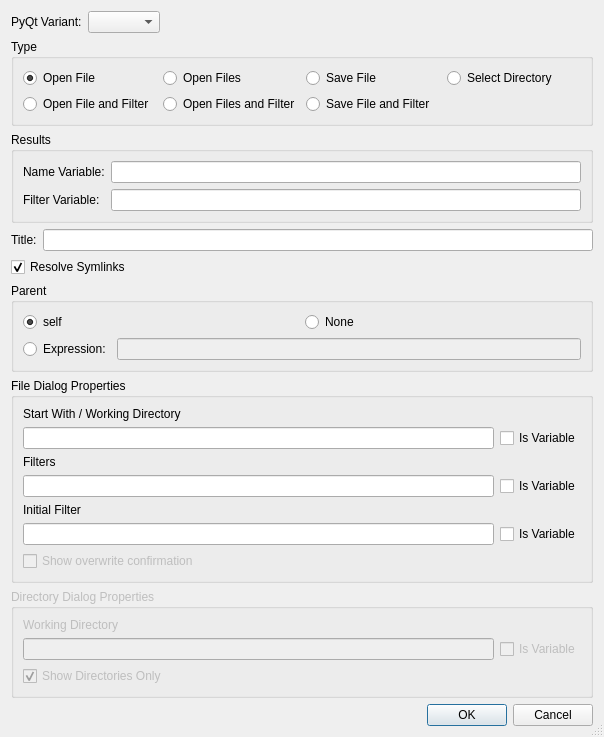
<?xml version="1.0" encoding="UTF-8"?>
<ui version="4.0">
 <class>FileDialogWizardDialog</class>
 <widget class="QDialog" name="FileDialogWizardDialog">
  <property name="geometry">
   <rect>
    <x>0</x>
    <y>0</y>
    <width>604</width>
    <height>660</height>
   </rect>
  </property>
  <property name="windowTitle">
   <string>QFileDialog Wizard</string>
  </property>
  <property name="sizeGripEnabled">
   <bool>true</bool>
  </property>
  <layout class="QVBoxLayout" name="verticalLayout">
   <item>
    <layout class="QHBoxLayout" name="horizontalLayout">
     <item>
      <widget class="QLabel" name="label">
       <property name="text">
        <string>PyQt Variant:</string>
       </property>
      </widget>
     </item>
     <item>
      <widget class="QComboBox" name="pyqtComboBox"/>
     </item>
     <item>
      <spacer name="horizontalSpacer">
       <property name="orientation">
        <enum>Qt::Horizontal</enum>
       </property>
       <property name="sizeHint" stdset="0">
        <size>
         <width>40</width>
         <height>20</height>
        </size>
       </property>
      </spacer>
     </item>
    </layout>
   </item>
   <item>
    <widget class="QGroupBox" name="typeGroupBox">
     <property name="title">
      <string>Type</string>
     </property>
     <layout class="QGridLayout" name="gridLayout">
      <item row="0" column="0">
       <widget class="QRadioButton" name="rOpenFile">
        <property name="toolTip">
         <string>Select to create an 'Open File' dialog</string>
        </property>
        <property name="text">
         <string>Open File</string>
        </property>
        <property name="checked">
         <bool>true</bool>
        </property>
       </widget>
      </item>
      <item row="0" column="1">
       <widget class="QRadioButton" name="rOpenFiles">
        <property name="toolTip">
         <string>Select to create an 'Open Files' dialog</string>
        </property>
        <property name="text">
         <string>Open Files</string>
        </property>
       </widget>
      </item>
      <item row="0" column="2">
       <widget class="QRadioButton" name="rSaveFile">
        <property name="toolTip">
         <string>Select to create a 'Save File' dialog</string>
        </property>
        <property name="text">
         <string>Save File</string>
        </property>
       </widget>
      </item>
      <item row="0" column="3">
       <widget class="QRadioButton" name="rDirectory">
        <property name="toolTip">
         <string>Select to create a 'Select Directory' dialog</string>
        </property>
        <property name="text">
         <string>Select Directory</string>
        </property>
       </widget>
      </item>
      <item row="1" column="0">
       <widget class="QRadioButton" name="rfOpenFile">
        <property name="toolTip">
         <string>Select to create an 'Open File' dialog capturing the selected filter</string>
        </property>
        <property name="text">
         <string>Open File and Filter</string>
        </property>
        <property name="checked">
         <bool>false</bool>
        </property>
       </widget>
      </item>
      <item row="1" column="1">
       <widget class="QRadioButton" name="rfOpenFiles">
        <property name="toolTip">
         <string>Select to create an 'Open Files' dialog capturing the selected filter</string>
        </property>
        <property name="text">
         <string>Open Files and Filter</string>
        </property>
       </widget>
      </item>
      <item row="1" column="2">
       <widget class="QRadioButton" name="rfSaveFile">
        <property name="toolTip">
         <string>Select to create a 'Save File' dialog capturing the selected filter</string>
        </property>
        <property name="text">
         <string>Save File and Filter</string>
        </property>
       </widget>
      </item>
     </layout>
    </widget>
   </item>
   <item>
    <widget class="QGroupBox" name="groupBox">
     <property name="title">
      <string>Results</string>
     </property>
     <layout class="QGridLayout" name="gridLayout_4">
      <item row="0" column="0">
       <widget class="QLabel" name="label_2">
        <property name="text">
         <string>Name Variable:</string>
        </property>
       </widget>
      </item>
      <item row="0" column="1">
       <widget class="QLineEdit" name="eNameVariable"/>
      </item>
      <item row="1" column="0">
       <widget class="QLabel" name="lFilterVariable">
        <property name="text">
         <string>Filter Variable:</string>
        </property>
       </widget>
      </item>
      <item row="1" column="1">
       <widget class="QLineEdit" name="eFilterVariable"/>
      </item>
     </layout>
    </widget>
   </item>
   <item>
    <layout class="QHBoxLayout" name="horizontalLayout_3">
     <item>
      <widget class="QLabel" name="TextLabel1">
       <property name="text">
        <string>Title:</string>
       </property>
      </widget>
     </item>
     <item>
      <widget class="QLineEdit" name="eCaption">
       <property name="toolTip">
        <string>Enter the title text</string>
       </property>
      </widget>
     </item>
    </layout>
   </item>
   <item>
    <widget class="QCheckBox" name="cSymlinks">
     <property name="toolTip">
      <string>Check to resolve symbolic links</string>
     </property>
     <property name="text">
      <string>Resolve Symlinks</string>
     </property>
     <property name="checked">
      <bool>true</bool>
     </property>
    </widget>
   </item>
   <item>
    <widget class="QGroupBox" name="parentGroup">
     <property name="title">
      <string>Parent</string>
     </property>
     <layout class="QGridLayout" name="gridLayout_3">
      <item row="0" column="0">
       <widget class="QRadioButton" name="parentSelf">
        <property name="toolTip">
         <string>Select &quot;self&quot; as parent</string>
        </property>
        <property name="text">
         <string>self</string>
        </property>
        <property name="checked">
         <bool>true</bool>
        </property>
       </widget>
      </item>
      <item row="0" column="1">
       <widget class="QRadioButton" name="parentNone">
        <property name="toolTip">
         <string>Select &quot;None&quot; as parent</string>
        </property>
        <property name="text">
         <string>None</string>
        </property>
       </widget>
      </item>
      <item row="1" column="0" colspan="2">
       <layout class="QHBoxLayout" name="horizontalLayout_2">
        <item>
         <widget class="QRadioButton" name="parentOther">
          <property name="toolTip">
           <string>Select to enter a parent expression</string>
          </property>
          <property name="text">
           <string>Expression:</string>
          </property>
         </widget>
        </item>
        <item>
         <widget class="QLineEdit" name="parentEdit">
          <property name="enabled">
           <bool>false</bool>
          </property>
          <property name="toolTip">
           <string>Enter the parent expression</string>
          </property>
         </widget>
        </item>
       </layout>
      </item>
     </layout>
    </widget>
   </item>
   <item>
    <widget class="QGroupBox" name="filePropertiesGroup">
     <property name="title">
      <string>File Dialog Properties</string>
     </property>
     <layout class="QGridLayout" name="gridLayout_2">
      <item row="0" column="0" colspan="2">
       <widget class="QLabel" name="TextLabel3">
        <property name="text">
         <string>Start With / Working Directory</string>
        </property>
       </widget>
      </item>
      <item row="1" column="0">
       <widget class="QLineEdit" name="eStartWith">
        <property name="toolTip">
         <string>Enter the working directory or a filename</string>
        </property>
       </widget>
      </item>
      <item row="1" column="1">
       <widget class="QCheckBox" name="cStartWith">
        <property name="toolTip">
         <string>Check this if the contents of the edit names a variable or variable function</string>
        </property>
        <property name="text">
         <string>Is Variable</string>
        </property>
       </widget>
      </item>
      <item row="2" column="0" colspan="2">
       <widget class="QLabel" name="TextLabel2">
        <property name="text">
         <string>Filters</string>
        </property>
       </widget>
      </item>
      <item row="3" column="0">
       <widget class="QLineEdit" name="eFilters">
        <property name="toolTip">
         <string>Enter the filter specifications separated by ';;'</string>
        </property>
       </widget>
      </item>
      <item row="3" column="1">
       <widget class="QCheckBox" name="cFilters">
        <property name="toolTip">
         <string>Check this if the contents of the edit names a variable or variable function</string>
        </property>
        <property name="text">
         <string>Is Variable</string>
        </property>
       </widget>
      </item>
      <item row="4" column="0" colspan="2">
       <widget class="QLabel" name="lInitialFilter">
        <property name="text">
         <string>Initial Filter</string>
        </property>
       </widget>
      </item>
      <item row="5" column="0">
       <widget class="QLineEdit" name="eInitialFilter">
        <property name="toolTip">
         <string>Enter the initial filter</string>
        </property>
       </widget>
      </item>
      <item row="5" column="1">
       <widget class="QCheckBox" name="cInitialFilter">
        <property name="toolTip">
         <string>Check this if the contents of the edit names a variable or variable function</string>
        </property>
        <property name="text">
         <string>Is Variable</string>
        </property>
       </widget>
      </item>
      <item row="6" column="0" colspan="2">
       <widget class="QCheckBox" name="cConfirmOverwrite">
        <property name="enabled">
         <bool>false</bool>
        </property>
        <property name="toolTip">
         <string>Select to show an overwrite confirmation dialog</string>
        </property>
        <property name="text">
         <string>Show overwrite confirmation</string>
        </property>
       </widget>
      </item>
     </layout>
    </widget>
   </item>
   <item>
    <widget class="QGroupBox" name="dirPropertiesGroup">
     <property name="enabled">
      <bool>false</bool>
     </property>
     <property name="title">
      <string>Directory Dialog Properties</string>
     </property>
     <layout class="QGridLayout">
      <item row="1" column="0">
       <widget class="QLineEdit" name="eWorkDir">
        <property name="toolTip">
         <string>Enter the working directory</string>
        </property>
       </widget>
      </item>
      <item row="0" column="0" colspan="2">
       <widget class="QLabel" name="TextLabel4">
        <property name="text">
         <string>Working Directory</string>
        </property>
       </widget>
      </item>
      <item row="1" column="1">
       <widget class="QCheckBox" name="cWorkDir">
        <property name="toolTip">
         <string>Check this if the contents of the edit names a variable or variable function</string>
        </property>
        <property name="text">
         <string>Is Variable</string>
        </property>
       </widget>
      </item>
      <item row="2" column="0" colspan="2">
       <widget class="QCheckBox" name="cDirOnly">
        <property name="toolTip">
         <string>Check to display directories only</string>
        </property>
        <property name="text">
         <string>Show Directories Only</string>
        </property>
        <property name="checked">
         <bool>true</bool>
        </property>
       </widget>
      </item>
     </layout>
    </widget>
   </item>
   <item>
    <widget class="QDialogButtonBox" name="buttonBox">
     <property name="orientation">
      <enum>Qt::Horizontal</enum>
     </property>
     <property name="standardButtons">
      <set>QDialogButtonBox::Cancel|QDialogButtonBox::Ok</set>
     </property>
    </widget>
   </item>
  </layout>
 </widget>
 <pixmapfunction>qPixmapFromMimeSource</pixmapfunction>
 <tabstops>
  <tabstop>pyqtComboBox</tabstop>
  <tabstop>rOpenFile</tabstop>
  <tabstop>rOpenFiles</tabstop>
  <tabstop>rSaveFile</tabstop>
  <tabstop>rDirectory</tabstop>
  <tabstop>rfOpenFile</tabstop>
  <tabstop>rfOpenFiles</tabstop>
  <tabstop>rfSaveFile</tabstop>
  <tabstop>eNameVariable</tabstop>
  <tabstop>eFilterVariable</tabstop>
  <tabstop>eCaption</tabstop>
  <tabstop>cSymlinks</tabstop>
  <tabstop>parentSelf</tabstop>
  <tabstop>parentNone</tabstop>
  <tabstop>parentOther</tabstop>
  <tabstop>parentEdit</tabstop>
  <tabstop>eStartWith</tabstop>
  <tabstop>cStartWith</tabstop>
  <tabstop>eFilters</tabstop>
  <tabstop>cFilters</tabstop>
  <tabstop>eInitialFilter</tabstop>
  <tabstop>cInitialFilter</tabstop>
  <tabstop>cConfirmOverwrite</tabstop>
  <tabstop>eWorkDir</tabstop>
  <tabstop>cWorkDir</tabstop>
  <tabstop>cDirOnly</tabstop>
  <tabstop>buttonBox</tabstop>
 </tabstops>
 <resources/>
 <connections>
  <connection>
   <sender>buttonBox</sender>
   <signal>accepted()</signal>
   <receiver>FileDialogWizardDialog</receiver>
   <slot>accept()</slot>
   <hints>
    <hint type="sourcelabel">
     <x>29</x>
     <y>615</y>
    </hint>
    <hint type="destinationlabel">
     <x>24</x>
     <y>488</y>
    </hint>
   </hints>
  </connection>
  <connection>
   <sender>buttonBox</sender>
   <signal>rejected()</signal>
   <receiver>FileDialogWizardDialog</receiver>
   <slot>reject()</slot>
   <hints>
    <hint type="sourcelabel">
     <x>128</x>
     <y>615</y>
    </hint>
    <hint type="destinationlabel">
     <x>124</x>
     <y>485</y>
    </hint>
   </hints>
  </connection>
  <connection>
   <sender>parentOther</sender>
   <signal>toggled(bool)</signal>
   <receiver>parentEdit</receiver>
   <slot>setEnabled(bool)</slot>
   <hints>
    <hint type="sourcelabel">
     <x>70</x>
     <y>260</y>
    </hint>
    <hint type="destinationlabel">
     <x>141</x>
     <y>260</y>
    </hint>
   </hints>
  </connection>
 </connections>
</ui>
